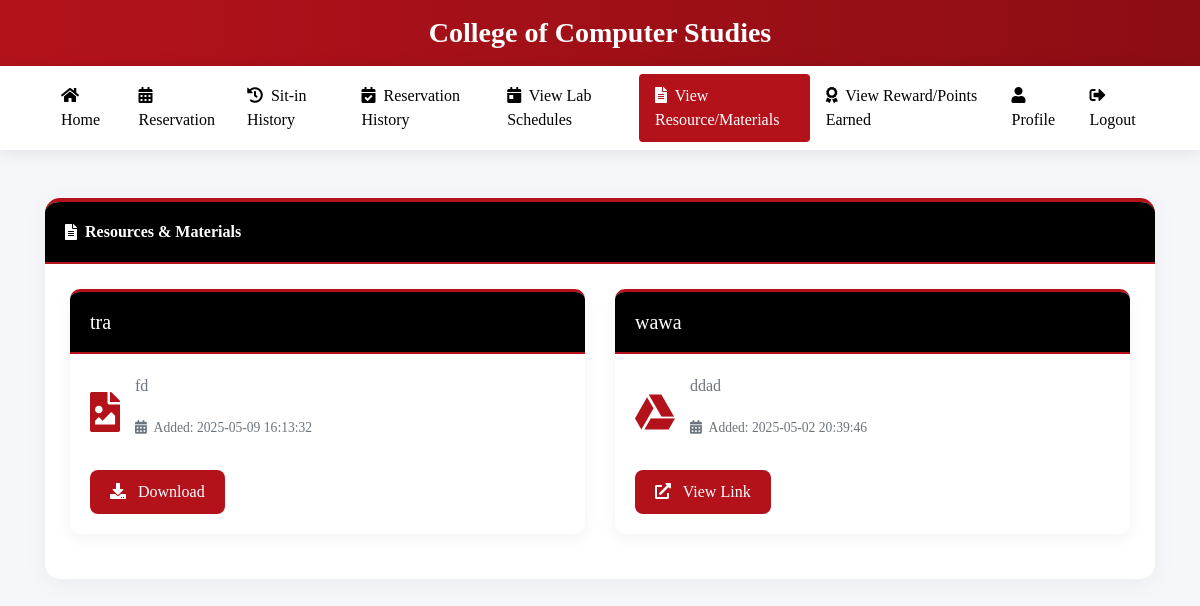
/view_resources (signed in), run on the app's committed database.
### tables this page shows
CREATE TABLE resources (
                id INTEGER PRIMARY KEY AUTOINCREMENT,
                title TEXT NOT NULL,
                description TEXT NOT NULL,
                file_path TEXT NOT NULL,
                created_at TEXT NOT NULL
            , resource_type TEXT DEFAULT 'file');

### app.py (the view)
@app.route('/view_resources')
def view_resources():
    if 'user_id' not in session:
        return redirect(url_for('login'))
    try:
        conn = get_db_connection()
        cursor = conn.cursor()
        cursor.execute('''
            SELECT name FROM sqlite_master
            WHERE type='table' AND name='resources'
        ''')
        if cursor.fetchone() is None:
            resources = []
        else:
            cursor.execute('''
                SELECT id, title, description, file_path, resource_type, created_at
                FROM resources
                ORDER BY created_at DESC
            ''')
            resources = cursor.fetchall()
        conn.close()
        return render_template('view_resources.html', resources=resources)
    except Exception as e:
        print(f"Error fetching resources: {e}")
        return render_template('view_resources.html', resources=[], error=str(e))

### app.py (called while the page is built, shortened)
def get_db_connection():
    conn = sqlite3.connect('students.db', timeout=30)
    conn.execute("PRAGMA journal_mode=WAL")  # Use Write-Ahead Logging
    conn.row_factory = sqlite3.Row
    try:
        cursor = conn.cursor()
        cursor.execute("PRAGMA table_info(users)")
        columns = [column[1] for column in cursor.fetchall()]
        cursor.execute("PRAGMA table_info(sitins)")
        sitins_columns = [column[1] for column in cursor.fetchall()]
    except Exception as e:
        print(f"Error in get_db_connection: {str(e)}")
    return conn

### templates/view_resources.html (shortened to what this page needs)
<!DOCTYPE html>
<html lang="en">
<head>
<link rel="stylesheet" href="https://stackpath.bootstrapcdn.com/bootstrap/4.5.2/css/bootstrap.min.css" />
<link rel="stylesheet" href="https://cdnjs.cloudflare.com/ajax/libs/font-awesome/5.15.3/css/all.min.css">
</head>
<body>
<div class="header-banner">
    <div class="container text-center">
        <h3 class="font-weight-bold mb-0">College of Computer Studies</h3>
    </div>
</div>
<nav class="navbar navbar-expand-lg navbar-light sticky-top">
    <div class="container">
        <div class="collapse navbar-collapse" id="navbarNav">
            <ul class="navbar-nav ml-auto">
                <li class="nav-item">
                    <a class="nav-link" href="{{ url_for('user_dashboard') }}">
                        <i class="fas fa-home mr-1"></i> Home
                    </a>
                </li>
                <li class="nav-item">
                    <a class="nav-link" href="{{ url_for('reservation') }}">
                        <i class="fas fa-calendar-alt mr-1"></i> Reservation
                    </a>
                </li>
                <li class="nav-item">
                    <a class="nav-link" href="{{ url_for('sitin_history') }}">
                        <i class="fas fa-history mr-1"></i> Sit-in History
                    </a>
                </li>
                <li class="nav-item">
                    <a class="nav-link" href="{{ url_for('user_reservation_history') }}">
                        <i class="fas fa-calendar-check mr-1"></i> Reservation History
                    </a>
                </li>
                <li class="nav-item">
                    <a class="nav-link" href="{{ url_for('view_lab_schedules') }}">
                        <i class="fas fa-calendar-day mr-1"></i> View Lab Schedules
                    </a>
                </li>
                <li class="nav-item active">
                    <a class="nav-link" href="{{ url_for('view_resources') }}">
                        <i class="fas fa-file-alt mr-1"></i> View Resource/Materials
                    </a>
                </li>
                <li class="nav-item">
                    <a class="nav-link" href="{{ url_for('view_points') }}">
                        <i class="fas fa-award mr-1"></i> View Reward/Points Earned
                    </a>
                </li>
                <li class="nav-item">
                    <a class="nav-link" href="{{ url_for('profile') }}">
                        <i class="fas fa-user mr-1"></i> Profile
                    </a>
                </li>
                <li class="nav-item">
                    <a class="nav-link" href="{{ url_for('logout') }}">
                        <i class="fas fa-sign-out-alt mr-1"></i> Logout
                    </a>
                </li>
            </ul>
        </div>
    </div>
</nav>
<div class="container py-5">
    <div class="card">
        <div class="card-header d-flex align-items-center">
            <i class="fas fa-file-alt mr-2"></i> Resources & Materials
        </div>
        <div class="card-body">
            {% if resources %}
                <div class="row">
                    {% for resource in resources %}
                        <div class="col-md-6">
                            <div class="resource-card">
                                <div class="card-header">
                                    <h5 class="mb-0">{{ resource.title }}</h5>
                                </div>
                                <div class="card-body">
                                    <div class="d-flex align-items-center mb-3">
                                        <div class="file-icon">
                                            {% if resource.resource_type == 'link' %}
                                                <i class="fab fa-google-drive"></i>
                                            {% elif '.pdf' in resource.file_path %}
                                                <i class="fas fa-file-pdf"></i>
                                            {% elif '.doc' in resource.file_path or '.docx' in resource.file_path %}
                                                <i class="fas fa-file-word"></i>
                                            {% elif '.ppt' in resource.file_path or '.pptx' in resource.file_path %}
                                                <i class="fas fa-file-powerpoint"></i>
                                            {% elif '.xls' in resource.file_path or '.xlsx' in resource.file_path %}
                                                <i class="fas fa-file-excel"></i>
                                            {% elif '.zip' in resource.file_path or '.rar' in resource.file_path %}
                                                <i class="fas fa-file-archive"></i>
                                            {% elif '.jpg' in resource.file_path or '.png' in resource.file_path or '.gif' in resource.file_path %}
                                                <i class="fas fa-file-image"></i>
                                            {% else %}
                                                <i class="fas fa-file"></i>
                                            {% endif %}
                                        </div>
                                        <div>
                                            <p class="description">{{ resource.description }}</p>
                                            <p class="metadata">
                                                <i class="fas fa-calendar-alt mr-1"></i> Added: {{ resource.created_at }}
                                            </p>
                                        </div>
                                    </div>
                                    {% if resource.resource_type == 'link' %}
                                    <a href="{{ url_for('download_resource', resource_id=resource.id) }}" class="btn btn-download" target="_blank">
                                        <i class="fas fa-external-link-alt mr-2"></i> View Link
                                    </a>
                                    {% else %}
                                    <a href="{{ url_for('download_resource', resource_id=resource.id) }}" class="btn btn-download">
                                        <i class="fas fa-download mr-2"></i> Download
                                    </a>
                                    {% endif %}
                                </div>
                            </div>
                        </div>
                    {% endfor %}
                </div>
            {% else %}
                <div class="text-center py-5">
                    <i class="fas fa-folder-open fa-4x mb-3 text-muted"></i>
                    <h5 class="text-muted">No resources available at this time</h5>
                    <p class="text-muted">Check back later for updates</p>
                </div>
            {% endif %}
        </div>
    </div>
</div>
</body>
</html>

### templates/view_resources.html (style rules this page uses)
:root { --primary-color: #B4121B; --secondary-color: #8C0D14; --accent-color: #D43A43; --light-color: #f8f9fa; --dark-color: #000000; --success-color: #2bc4a9; --warning-color: #f9c74f; }
body { font-family: Georgia, serif; background-color: #f5f7fa; color: #495057; min-height: 100vh; }
.header-banner { background: linear-gradient(to right, var(--primary-color), var(--secondary-color)); color: white; padding: 16px 0; overflow: hidden; }
.header-banner::after { content: ''; position: absolute; bottom: -10px; left: 0; right: 0; height: 20px; background: #fff; border-radius: 50% 50% 0 0; }
.navbar { background-color: #fff !important; box-shadow: 0 2px 15px rgba(0,0,0,0.1); }
.navbar .nav-link { color: var(--dark-color) !important; font-weight: 500; padding: 10px 16px !important; border-radius: 4px; transition: all 0.3s ease; }
.navbar .nav-item.active .nav-link { background-color: var(--primary-color); color: white !important; }
.card { border: none; border-radius: 15px; box-shadow: 0 5px 25px rgba(0,0,0,0.05); transition: all 0.3s ease; margin-bottom: 25px; overflow: hidden; border-top: 4px solid var(--primary-color); }
.card-header { background: var(--dark-color); color: white; font-weight: 600; padding: 18px 20px; border-bottom: 2px solid var(--primary-color) !important; border-radius: 0 !important; }
.card-body { padding: 25px; }
.resource-card { border: none; border-radius: 10px; background-color: white; box-shadow: 0 5px 15px rgba(0,0,0,0.05); transition: all 0.3s ease; margin-bottom: 20px; overflow: hidden; border-top: 3px solid var(--primary-color); }
.resource-card .card-header { background-color: var(--dark-color); color: white; border-bottom: 2px solid var(--primary-color) !important; }
.resource-card .card-body { padding: 20px; }
.resource-card .description { color: #6c757d; margin-bottom: 20px; }
.resource-card .metadata { color: #6c757d; font-size: 0.85rem; }
.resource-card .btn-download { background-color: var(--primary-color); color: white; border: none; padding: 10px 20px; border-radius: 8px; transition: all 0.3s ease; }
.file-icon { font-size: 2.5rem; margin-right: 15px; color: var(--primary-color); }

### data on the page
resources: title "tra", resource_type "file" (drawn), description "fd", created_at "2025-05-09 16:13:32"
resources: title "wawa", resource_type "link" (drawn), description "ddad", created_at "2025-05-02 20:39:46"
